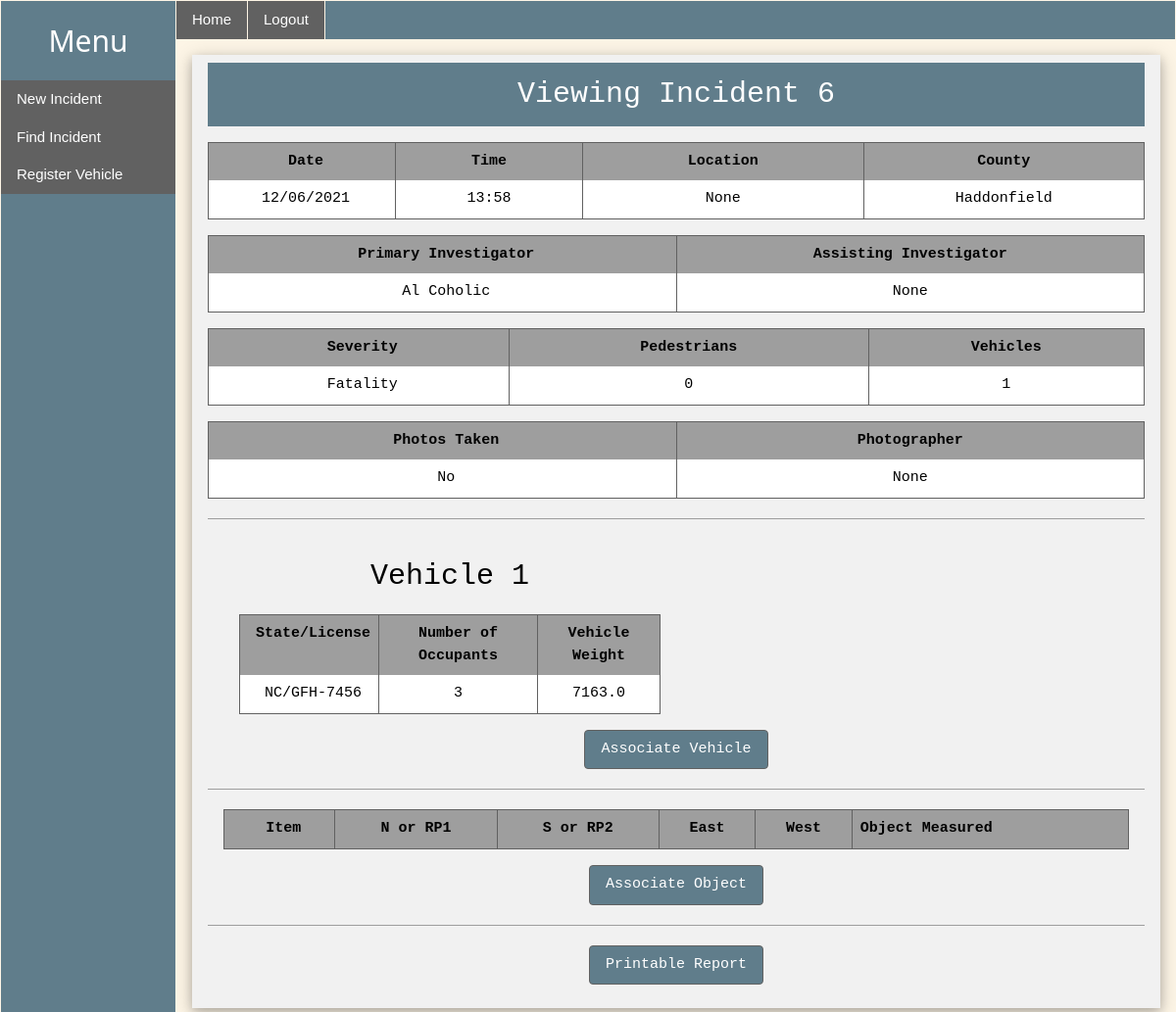
/ops/inc/6 (signed in), run on the app's committed database.
### incident_app/models/incident.py (models this page shows, shortened)
class Incident(db.Model):
    id = db.Column(db.Integer, primary_key=True)
    crash_sequence = db.Column(db.String(15), unique=True, nullable=True)
    date = db.Column(db.String(15), nullable=False, default=datetime.now().strftime('%m/%d/%Y'))
    time = db.Column(db.String(10), nullable=False, default=datetime.now().strftime('%H:%M'))
    county = db.Column(db.String(25))
    location = db.Column(db.String(25))
    severity = db.Column(db.Integer, nullable=False)
    num_vehicles = db.Column(db.Integer, nullable=False, default=1)
    num_pedestrians = db.Column(db.Integer, nullable=False, default=0)
    status = db.Column(db.String(20), nullable=False, default='Open')
    photos_taken = db.Column(db.Boolean, default=False)
    photographer = db.Column(db.String, nullable=True)
    officer = db.Column(db.Integer, db.ForeignKey('user.id'), nullable=False)
    secondary_officers = db.relationship('User',
                                         secondary=assisting,
                                         back_populates='assists')
    vehicles = db.relationship("AssociatedVehicle", back_populates='incident')
    objects = db.relationship('Object', backref='incident', lazy='dynamic')
    def secondaries_string(self):
        res = ''
        lst = self.secondary_officers
        if len(lst) == 0:
            return str(None)

### incident_app/models/user.py (models this page shows, shortened)
class User(db.Model, UserMixin):
    id = db.Column(db.Integer, primary_key=True)
    name = db.Column(db.String(20), nullable=False)
    email = db.Column(db.String(120), unique=True, nullable=False)
    password = db.Column(db.String(128), nullable=False)
    role = db.Column(db.Integer, nullable=False)
    incidents = db.relationship('Incident', backref='creator',
                                lazy='dynamic')
    assists = db.relationship('Incident',
                              secondary=assisting,
                              back_populates='secondary_officers')
    supervising = db.relationship(
        'User', secondary=supervises,
        primaryjoin=(getattr(supervises.c, 'supervisor') == id),
        secondaryjoin=(getattr(supervises.c, 'supervisee') == id),
        backref='supervised_by', lazy='dynamic'
    )

### incident_app/models/vehicle.py (models this page shows, shortened)
class AssociatedVehicle(db.Model):
    incident_id = db.Column(db.ForeignKey('incident.id'), primary_key=True)
    vehicle_id = db.Column(db.ForeignKey('vehicle.id'), primary_key=True)
    damage = db.Column(db.String, default='')
    skid_before = db.Column(db.Float, default=0)
    skid_after = db.Column(db.Float, default=0)
    airbag_front = db.Column(db.Boolean, default=False)
    airbag_side = db.Column(db.Boolean, default=False)
    incident = db.relationship('Incident', back_populates='vehicles')
    vehicle = db.relationship('Vehicle', back_populates='incidents')

class Vehicle(db.Model):
    id = db.Column(db.Integer, primary_key=True)
    state = db.Column(db.String(2), default='NC', nullable=False)
    plate = db.Column(db.String(10), nullable=False)
    num_occupants = db.Column(db.Integer, nullable=False, default=1)
    make = db.Column(db.String(25), nullable=False)
    model = db.Column(db.String(25), nullable=False)
    color = db.Column(db.String(25), nullable=False)
    weight = db.Column(db.Float)
    incidents = db.relationship("AssociatedVehicle", back_populates='vehicle')

### incident_app/report_manager/routes.py (the view)
@report_manager.route('/ops/inc/<int:incident_id>')
@login_required
def view_incident(incident_id):
    inc = Incident.query.get_or_404(incident_id)
    sev = Severity(inc.severity)
    return render_template('view_incident.html',
                           title='View Incident', inc=inc, sev=sev)

### incident_app/models/app_enums.py (called while the page is built)
    def __str__(self):
        if self.value == 1:
            return 'Property Damage'
        if self.value == 2:
            return 'Bodily Harm'
        if self.value == 3:
            return 'Fatality'

### incident_app/models/user.py (called while the page is built)
@login_manager.user_loader
def load_user(user_id):
    return User.query.get(int(user_id))

### incident_app/templates/view_incident.html (shortened to what this page needs)
{% extends 'layout.html' %}
{% block content %}
    <div class="w3-container w3-card-4 w3-light-grey w3-margin w3-padding  w3-monospace">
        <div class="w3-container w3-blue-grey">
            <h2 class="w3-monospace w3-center w3-text-white">Viewing Incident {{ inc.id }}</h2>
        </div>
        <table class="w3-table w3-margin-top w3-border w3-border-dark-grey">
            <tr class="w3-section w3-grey">
                <th class="w3-center w3-border-right w3-border-dark-grey w3-center" style="width: 20%">
                    Date
                </th>
                <th class="w3-center w3-border-right w3-border-dark-grey w3-center" style="width: 20%">
                    Time
                </th>
                <th class="w3-center w3-border-right w3-border-dark-grey w3-center" style="width: 30%">
                    Location
                </th>
                <th class="w3-center" style="width: 30%">County</th>
            </tr>
            <tr class="w3-section w3-white">
                <td class="w3-center w3-border-right w3-border-dark-grey w3-center">
                    {{ inc.date }}
                </td>
                <td class="w3-center w3-border-right w3-border-dark-grey w3-center">
                    {{ inc.time }}</td>
                <td class="w3-center w3-border-right w3-border-dark-grey w3-center">
                    {{ inc.location }}</td>
                <td class="w3-center">{{ inc.county }}</td>
            </tr>
        </table>
        <table class="w3-table w3-margin-top w3-border w3-border-dark-grey">
            <tr class="w3-section w3-grey">
                <th class="w3-center w3-border-right w3-border-dark-grey w3-center" style="width: 50%">
                    Primary Investigator
                </th>
                <th class="w3-center">Assisting Investigator</th>
            </tr>
            <tr class="w3-section w3-white">
                <td class="w3-center w3-border-right w3-border-dark-grey w3-center">
                    {{ inc.creator.name }}
                </td>
                <td class="w3-center w3-border-right w3-border-dark-grey w3-center">
                    {{ inc.secondaries_string() }}
                </td>
            </tr>
        </table>
        <table class="w3-table w3-margin-top w3-border w3-border-dark-grey">
            <tr class="w3-section w3-grey">
                <th class="w3-center w3-border-right w3-border-dark-grey w3-center">
                    Severity
                </th>
                <th class="w3-center w3-border-right w3-border-dark-grey w3-center">
                    Pedestrians
                </th>
                <th class="w3-center w3-border-right w3-border-dark-grey w3-center">
                    Vehicles
                </th>
            </tr>
            <tr class="w3-section w3-white">
                <td class="w3-center w3-border-right w3-border-dark-grey w3-center">
                    {{ sev }}
                </td>
                <td class="w3-center w3-border-right w3-border-dark-grey w3-center">
                    {{ inc.num_pedestrians }}
                </td>
                <td class="w3-center w3-border-right w3-border-dark-grey w3-center">
                    {{ inc.vehicles | length }}
                </td>
            </tr>
        </table>
        <table class="w3-table w3-margin-top w3-border w3-border-dark-grey">
            <tr class="w3-section w3-grey">
                <th class="w3-center w3-border-right w3-border-dark-grey w3-center" style="width: 50%">
                    Photos Taken
                </th>
                <th class="w3-center">Photographer</th>
            </tr>
            <tr class="w3-section w3-white">
                {% if inc.photos_taken %}
                    <td class="w3-center w3-border-right w3-border-dark-grey w3-center">
                        Yes
                    </td>
                {% else %}
                    <td class="w3-center w3-border-right w3-border-dark-grey w3-center">
                        No
                    </td>
                {% endif %}
                <td class="w3-center w3-border-right w3-border-dark-grey w3-center">
                    {{ inc.photographer }}
                </td>
            </tr>
        </table>
        <hr>
        <div class="w3-container">
            {% for vehicle in inc.vehicles %}
                <div class="w3-container w3-center w3-half">
                    <h2 class="w3-section w3-margin-top w3-center w3-text w3-monospace w3-border-dark-grey">
                        Vehicle {{ loop.index }}
                    </h2>
                    <table class="w3-table w3-margin-top w3-border w3-border-dark-grey">
                        <tr class="w3-section w3-grey">
                            <th class="w3-center w3-border-right w3-border-dark-grey w3-center">
                                State/License
                            </th>
                            <th class="w3-center w3-border-right w3-border-dark-grey w3-center">
                                Number of Occupants
                            </th>
                            <th class="w3-center w3-border-right w3-border-dark-grey w3-center">
                                Vehicle Weight
                            </th>
                        </tr>
                        <tr class="w3-section w3-white">
                            <td class="w3-center w3-border-right w3-border-dark-grey w3-center">
                                {{ vehicle.vehicle.state+"/"+vehicle.vehicle.plate }}
                            </td>
                            <td class="w3-center w3-border-right w3-border-dark-grey w3-center">
                                {{ vehicle.vehicle.num_occupants }}
                            </td>
                            <td class="w3-center w3-border-right w3-border-dark-grey w3-center">
                                {{ vehicle.vehicle.weight }}
                            </td>
                        </tr>
                    </table>
                </div>
            {% endfor %}
        </div>
        <div class="w3-section w3-center">
            <a class="w3-button w3-blue-grey w3-hover-dark-grey w3-border w3-round w3-border-dark-grey"
            href={{ url_for('report_manager.add_vehicle', incident_id=inc.id) }}>
                Associate Vehicle
            </a>
        </div>
        <hr>
        <div class="w3-container">
            <table class="w3-table w3-border w3-border-dark-grey">
                <tr class="w3-section w3-grey">
                    <th class="w3-center w3-border-right w3-border-dark-grey">Item</th>
                    <th class="w3-center w3-border-right w3-border-dark-grey">N or RP1</th>
                    <th class="w3-center w3-border-right w3-border-dark-grey">S or RP2</th>
                    <th class="w3-center w3-border-right w3-border-dark-grey">East</th>
                    <th class="w3-center w3-border-right w3-border-dark-grey">West</th>
                    <th>Object Measured</th>
                </tr>
            </table>
        </div>
        <div class="w3-section w3-center">
            <a class="w3-button w3-blue-grey w3-hover-dark-grey w3-border w3-round w3-border-dark-grey"
            href={{ url_for('report_manager.add_object', incident_id=inc.id) }}>
                Associate Object
            </a>
        </div>
        <hr>
            <div class="w3-section w3-center">
            <a class="w3-button w3-blue-grey w3-hover-dark-grey w3-border w3-round w3-border-dark-grey"
            href={{ url_for('report_manager.report', incident_id=inc.id) }}>
                Printable Report
            </a>
        </div>
    </div>
{% endblock content %}

### incident_app/static/w3.css (style rules this page uses)
*, *:before, *:after { box-sizing: inherit }
html { -ms-text-size-adjust: 100%; -webkit-text-size-adjust: 100% }
body { margin: 0 }
a { background-color: transparent }
hr { box-sizing: content-box; height: 0; overflow: visible }
html, body { font-family: Verdana, sans-serif; font-size: 15px; line-height: 1.5 }
html { overflow-x: hidden }
h2 { font-size: 30px }
.w3-monospace { font-family: monospace }
h1, h2, h3, h4, h5, h6 { font-family: "Segoe UI", Arial, sans-serif; font-weight: 400; margin: 10px 0 }
hr { border: 0; border-top: 1px solid #eee; margin: 20px 0 }
a { color: inherit }
.w3-table, .w3-table-all { border-collapse: collapse; border-spacing: 0; width: 100%; display: table }
.w3-table td, .w3-table th, .w3-table-all td, .w3-table-all th { padding: 8px 8px; display: table-cell; text-align: left; vertical-align: top }
.w3-table th:first-child, .w3-table td:first-child, .w3-table-all th:first-child, .w3-table-all td:first-child { padding-left: 16px }
.w3-btn, .w3-button { border: none; display: inline-block; padding: 8px 16px; vertical-align: middle; overflow: hidden; text-decoration: none; color: inherit; background-color: inherit; text-align: center; cursor: pointer; white-space: nowrap }
.w3-btn, .w3-button { -webkit-touch-callout: none; -webkit-user-select: none; -khtml-user-select: none; -moz-user-select: none; -ms-user-select: none; user-select: none }
.w3-container:after, .w3-container:before, .w3-panel:after, .w3-panel:before, .w3-row:after, .w3-row:before, .w3-row-padding:after, .w3-row-padding:before, .w3-cell-row:before, .w3-cell-row:after, .w3-clear:after, .w3-clear:before, .w3-bar:before, .w3-bar:after { content: ""; display: table; clear: both }
.w3-col, .w3-half, .w3-third, .w3-twothird, .w3-threequarter, .w3-quarter { float: left; width: 100% }
@media (min-width: 601px) { .w3-col.m6, .w3-half { width: 49.99999% } }
.w3-round, .w3-round-medium { border-radius: 4px }
.w3-container, .w3-panel { padding: 0.01em 16px }
.w3-card-4, .w3-hover-shadow:hover { box-shadow: 0 4px 10px 0 rgba(0, 0, 0, 0.2), 0 4px 20px 0 rgba(0, 0, 0, 0.19) }
.w3-center { text-align: center !important }
.w3-border { border: 1px solid #ccc !important }
.w3-border-right { border-right: 1px solid #ccc !important }
.w3-section, .w3-code { margin-top: 16px !important; margin-bottom: 16px !important }
.w3-margin { margin: 16px !important }
.w3-margin-top { margin-top: 16px !important }
.w3-padding { padding: 8px 16px !important }
.w3-blue-grey, .w3-hover-blue-grey:hover, .w3-blue-gray, .w3-hover-blue-gray:hover { color: #fff !important; background-color: #607d8b !important }
.w3-sand, .w3-hover-sand:hover { color: #000 !important; background-color: #fdf5e6 !important }
.w3-white, .w3-hover-white:hover { color: #000 !important; background-color: #fff !important }
.w3-grey, .w3-hover-grey:hover, .w3-gray, .w3-hover-gray:hover { color: #000 !important; background-color: #9e9e9e !important }
.w3-light-grey, .w3-hover-light-grey:hover, .w3-light-gray, .w3-hover-light-gray:hover { color: #000 !important; background-color: #f1f1f1 !important }
.w3-text-white, .w3-hover-text-white:hover { color: #fff !important }
.w3-border-dark-grey, .w3-hover-border-dark-grey:hover, .w3-border-dark-gray, .w3-hover-border-dark-gray:hover { border-color: #616161 !important }

### incident_app/templates/view_incident.html (style rules this page uses)
hr { height: 1px; background-color: #9e9e9e; border: none; }

### data on the page
Incident: id "6", date "12/06/2021", time "13:58", location "None", county "Haddonfield", num_pedestrians "0", photographer "None"
User: creator.name "Al Coholic"
AssociatedVehicle: vehicle "NC/GFH-7456", vehicle.num_occupants "3", vehicle.weight "7163.0"

### other printed values
{{ inc.secondaries_string() }} "None"
{{ sev }} "Fatality"
{{ inc.vehicles | length }} "1"
